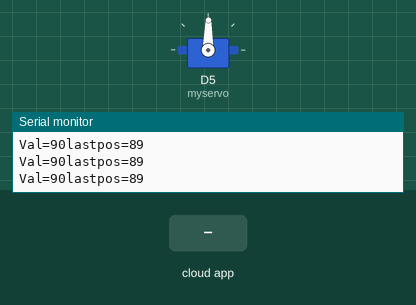
Simulated run of this sketch. Board: ESP8266 (NodeMCU). On the bench: servo, the last lines printed to the serial monitor. The inputs (shaded band) are chosen by the test bench. The RemoteXY app is connected.

Above: at 0.76 s.
1.3 s: the phone or cloud app sets joystick_1_y to 100
At 1.67 s:
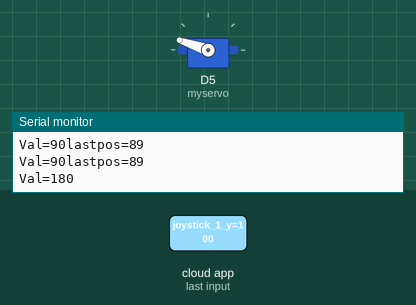
4.3 s: the phone or cloud app sets joystick_1_y to -100
At 4.51 s:
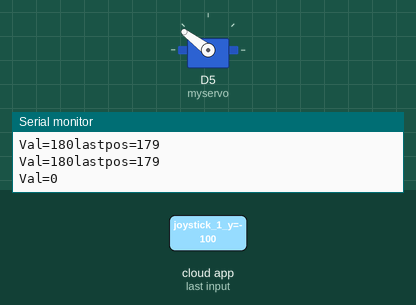
At 6.1 s:
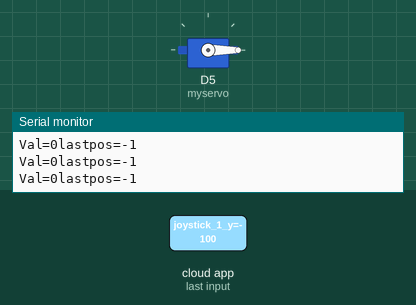
Timing chart, 0 to 7.6 s (numbered marks = the images above; inputs shaded):
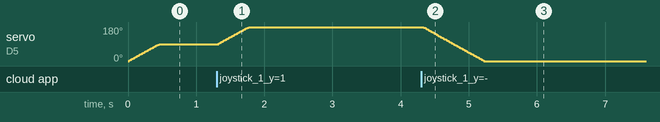

The sketch:

Servo1.ino
```cpp
#define REMOTEXY_MODE__ESP8266WIFI_LIB_POINT
#include <ESP8266WiFi.h>

#include <RemoteXY.h>

// RemoteXY connection settings
#define REMOTEXY_WIFI_SSID "RemoteXY"
#define REMOTEXY_WIFI_PASSWORD "12345678"
#define REMOTEXY_SERVER_PORT 6377


// RemoteXY configurate
#pragma pack(push, 1)
uint8_t RemoteXY_CONF[] =
  { 255,2,0,0,0,12,0,8,13,0,
  5,0,33,18,30,30,2,26,31 };

// this structure defines all the variables of your control interface
struct {

    // input variable
  int8_t joystick_1_x; // =-100..100 x-coordinate joystick position
  int8_t joystick_1_y; // =-100..100 y-coordinate joystick position

    // other variable
  uint8_t connect_flag;  // =1 if wire connected, else =0

} RemoteXY;
#pragma pack(pop)

/////////////////////////////////////////////
//           END RemoteXY include          //
/////////////////////////////////////////////

#include <Servo.h>
Servo myservo;
int lastpos=0;
void setup()
{
  RemoteXY_Init ();
  myservo.attach(D5);
   Serial.begin(9600);

  // TODO you setup code

}

void loop()
{
  RemoteXY_Handler ();
   int val=map(RemoteXY.joystick_1_y,-100,100,0,180);
   Serial.print("Val=");
   Serial.print(val);
   if(val>lastpos)
   {
    for(int i = lastpos;i<=val;i++)
      {
        myservo.write(i);
        delay(5);
      }
   }
 if(val<lastpos)
 {
  for(int i =lastpos;i>=val;i--)
  {
    myservo.write(i);
    delay(5);
  }
 }
 lastpos=val-1;
 Serial.print("lastpos=");
   Serial.println(lastpos);
   //delay(100);


}
```

Measured:
- after the input at 4.3 s, servo on D5 (myservo): moves from 180° to 0° over 0.90 s, starting at once
